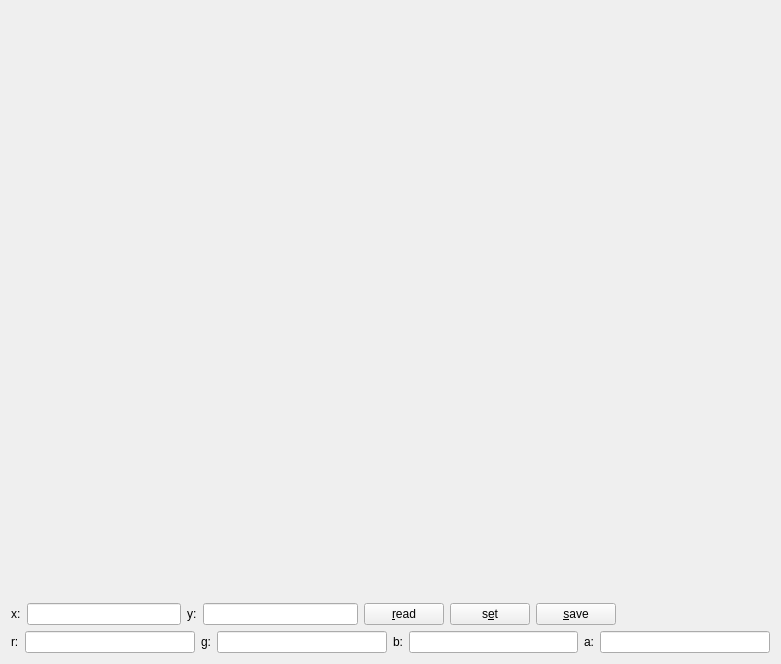
<?xml version="1.0" encoding="UTF-8"?>
<ui version="4.0">
 <class>Widget</class>
 <widget class="QWidget" name="Widget">
  <property name="geometry">
   <rect>
    <x>0</x>
    <y>0</y>
    <width>781</width>
    <height>664</height>
   </rect>
  </property>
  <property name="windowTitle">
   <string>Widget</string>
  </property>
  <layout class="QVBoxLayout" name="verticalLayout_2">
   <item>
    <spacer name="verticalSpacer">
     <property name="orientation">
      <enum>Qt::Vertical</enum>
     </property>
     <property name="sizeHint" stdset="0">
      <size>
       <width>20</width>
       <height>575</height>
      </size>
     </property>
    </spacer>
   </item>
   <item>
    <layout class="QHBoxLayout" name="horizontalLayout">
     <item>
      <widget class="QLabel" name="label_x">
       <property name="sizePolicy">
        <sizepolicy hsizetype="Preferred" vsizetype="Fixed">
         <horstretch>0</horstretch>
         <verstretch>0</verstretch>
        </sizepolicy>
       </property>
       <property name="text">
        <string>x:</string>
       </property>
      </widget>
     </item>
     <item>
      <widget class="QLineEdit" name="lineEdit_x"/>
     </item>
     <item>
      <widget class="QLabel" name="label_y">
       <property name="sizePolicy">
        <sizepolicy hsizetype="Preferred" vsizetype="Fixed">
         <horstretch>0</horstretch>
         <verstretch>0</verstretch>
        </sizepolicy>
       </property>
       <property name="text">
        <string>y:</string>
       </property>
      </widget>
     </item>
     <item>
      <widget class="QLineEdit" name="lineEdit_y"/>
     </item>
     <item>
      <widget class="QPushButton" name="pushButton_read">
       <property name="text">
        <string>&amp;read</string>
       </property>
      </widget>
     </item>
     <item>
      <widget class="QPushButton" name="pushButton_set">
       <property name="text">
        <string>s&amp;et</string>
       </property>
      </widget>
     </item>
     <item>
      <widget class="QPushButton" name="pushButton_save">
       <property name="text">
        <string>&amp;save</string>
       </property>
      </widget>
     </item>
     <item>
      <spacer name="horizontalSpacer">
       <property name="orientation">
        <enum>Qt::Horizontal</enum>
       </property>
       <property name="sizeHint" stdset="0">
        <size>
         <width>40</width>
         <height>20</height>
        </size>
       </property>
      </spacer>
     </item>
    </layout>
   </item>
   <item>
    <layout class="QHBoxLayout" name="horizontalLayout_2">
     <item>
      <widget class="QLabel" name="label_r">
       <property name="sizePolicy">
        <sizepolicy hsizetype="Preferred" vsizetype="Fixed">
         <horstretch>0</horstretch>
         <verstretch>0</verstretch>
        </sizepolicy>
       </property>
       <property name="text">
        <string>r:</string>
       </property>
      </widget>
     </item>
     <item>
      <widget class="QLineEdit" name="lineEdit_r"/>
     </item>
     <item>
      <widget class="QLabel" name="label_g">
       <property name="sizePolicy">
        <sizepolicy hsizetype="Preferred" vsizetype="Fixed">
         <horstretch>0</horstretch>
         <verstretch>0</verstretch>
        </sizepolicy>
       </property>
       <property name="text">
        <string>g:</string>
       </property>
      </widget>
     </item>
     <item>
      <widget class="QLineEdit" name="lineEdit_g"/>
     </item>
     <item>
      <widget class="QLabel" name="label_b">
       <property name="sizePolicy">
        <sizepolicy hsizetype="Preferred" vsizetype="Fixed">
         <horstretch>0</horstretch>
         <verstretch>0</verstretch>
        </sizepolicy>
       </property>
       <property name="text">
        <string>b:</string>
       </property>
      </widget>
     </item>
     <item>
      <widget class="QLineEdit" name="lineEdit_b"/>
     </item>
     <item>
      <widget class="QLabel" name="label_a">
       <property name="sizePolicy">
        <sizepolicy hsizetype="Preferred" vsizetype="Fixed">
         <horstretch>0</horstretch>
         <verstretch>0</verstretch>
        </sizepolicy>
       </property>
       <property name="text">
        <string>a:</string>
       </property>
      </widget>
     </item>
     <item>
      <widget class="QLineEdit" name="lineEdit_a"/>
     </item>
    </layout>
   </item>
  </layout>
 </widget>
 <layoutdefault spacing="6" margin="11"/>
 <resources/>
 <connections/>
</ui>
